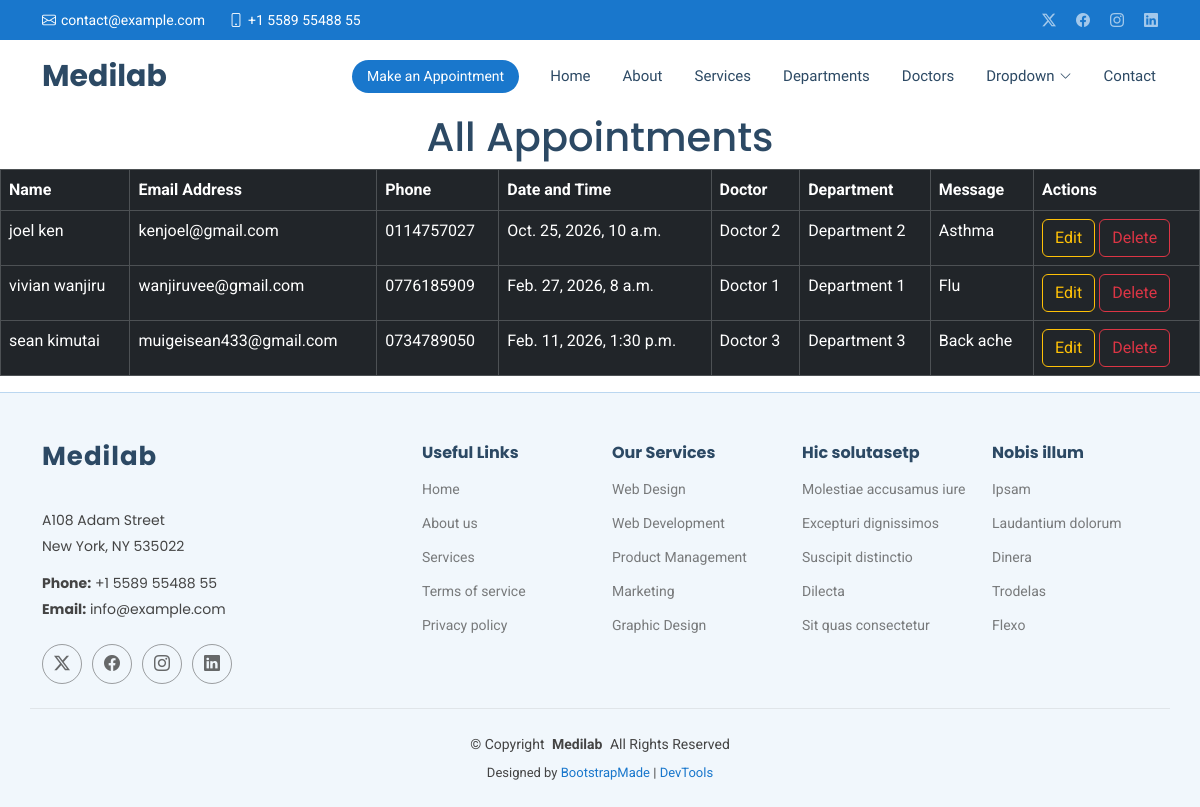
/show/, run on an earlier commit of the app's database.
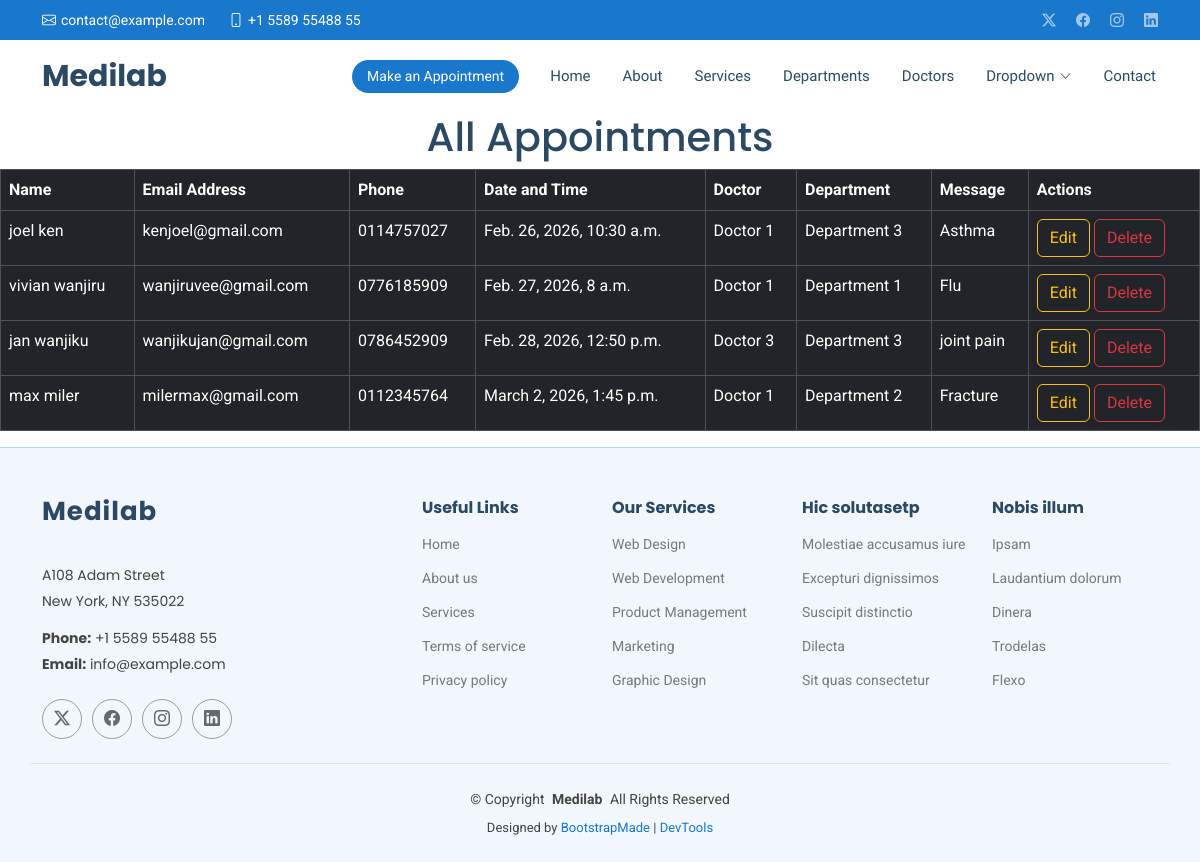
And on a later commit of the database.
### healthapp/models.py (models this page shows, shortened)
class Myappointment(models.Model):
    name = models.CharField(max_length=100)
    email = models.EmailField()
    phone = models.CharField(max_length=20)
    datetime = models.DateTimeField()
    department = models.CharField(max_length=100)
    doctor = models.CharField(max_length=100)
    message = models.TextField()

### healthapp/views.py (the view)
# urls.py: path('show/', views.show, name='show'),
def show(request):
    allappointment = Myappointment.objects.all()
    return render(request, 'show.html', {'allappointment': allappointment})

### templates/show.html
{% extends 'starter-page.html' %}
{% load static %}
{% block content %}
    <h1 class="text-center">All Appointments</h1>
    <table class="table  table-bordered table-dark" >
    <tr>
        <th>Name</th>
        <th>Email Address</th>
        <th>Phone</th>
        <th>Date and Time</th>
        <th>Doctor</th>
        <th>Department</th>
        <th>Message</th>
        <th>Actions</th>
    </tr>
    {% for appointment in allappointment %}
        <tr>
            <td>{{ appointment.name }}</td>
            <td>{{ appointment.email }}</td>
            <td>{{ appointment.phone }}</td>
            <td>{{ appointment.datetime }}</td>
            <td>{{ appointment.doctor }}</td>
            <td>{{ appointment.department }}</td>
            <td>{{ appointment.message }}</td>
            <td>
                <a href="/edit/{{ appointment.id }}" class="btn btn-outline-warning">Edit</a>
                <a href="/delete/{{ appointment.id }}" class="btn btn-outline-danger">Delete</a>
            </td>
        </tr>
    {% endfor %}
    </table>
{% endblock %}

### templates/starter-page.html (shortened to what this page needs)
<!DOCTYPE html>
<html lang="en">
<head>
   {% load static %}
 <link href="{% static 'assets/vendor/bootstrap/css/bootstrap.min.css'%}" rel="stylesheet">
  <link href="{% static 'assets/vendor/bootstrap-icons/bootstrap-icons.css'%}" rel="stylesheet">
  <link href="{% static 'assets/vendor/aos/aos.css'%}" rel="stylesheet">
  <link href="{% static 'assets/vendor/fontawesome-free/css/all.min.css'%}" rel="stylesheet">
  <link href="{% static 'assets/vendor/glightbox/css/glightbox.min.css'%}" rel="stylesheet">
  <link href="{% static 'assets/vendor/swiper/swiper-bundle.min.css'%}" rel="stylesheet">
  <link href="{% static 'assets/css/main.css'%}" rel="stylesheet">
</head>
<body class="starter-page-page">
  <header id="header" class="header sticky-top">
    <div class="topbar d-flex align-items-center">
      <div class="container d-flex justify-content-center justify-content-md-between">
        <div class="contact-info d-flex align-items-center">
          <i class="bi bi-envelope d-flex align-items-center"><a href="mailto:contact@example.com">contact@example.com</a></i>
          <i class="bi bi-phone d-flex align-items-center ms-4"><span>+1 5589 55488 55</span></i>
        </div>
        <div class="social-links d-none d-md-flex align-items-center">
          <a href="#" class="twitter"><i class="bi bi-twitter-x"></i></a>
          <a href="#" class="facebook"><i class="bi bi-facebook"></i></a>
          <a href="#" class="instagram"><i class="bi bi-instagram"></i></a>
          <a href="#" class="linkedin"><i class="bi bi-linkedin"></i></a>
        </div>
      </div>
    </div>
    <div class="branding d-flex align-items-center">
      <div class="container position-relative d-flex align-items-center justify-content-between">
        <a href="index.html" class="logo d-flex align-items-center me-auto">
          <h1 class="sitename">Medilab</h1>
        </a>
        <nav id="navmenu" class="navmenu">
          <ul>
            <li><a href="#hero">Home<br></a></li>
            <li><a href="#about">About</a></li>
            <li><a href="#services">Services</a></li>
            <li><a href="#departments">Departments</a></li>
            <li><a href="#doctors">Doctors</a></li>
            <li class="dropdown"><a href="#"><span>Dropdown</span> <i class="bi bi-chevron-down toggle-dropdown"></i></a>
            </li>
            <li><a href="#contact">Contact</a></li>
          </ul>
        </nav>
        <a class="cta-btn d-none d-sm-block" href="#appointment">Make an Appointment</a>
      </div>
    </div>
  </header>
  <main class="main">
   {% block content %}
   {% endblock %}
  </main>
  <footer id="footer" class="footer light-background">
    <div class="container footer-top">
      <div class="row gy-4">
        <div class="col-lg-4 col-md-6 footer-about">
          <a href="index.html" class="logo d-flex align-items-center">
            <span class="sitename">Medilab</span>
          </a>
          <div class="footer-contact pt-3">
            <p>A108 Adam Street</p>
            <p>New York, NY 535022</p>
            <p class="mt-3"><strong>Phone:</strong> <span>+1 5589 55488 55</span></p>
            <p><strong>Email:</strong> <span>info@example.com</span></p>
          </div>
          <div class="social-links d-flex mt-4">
            <a href=""><i class="bi bi-twitter-x"></i></a>
            <a href=""><i class="bi bi-facebook"></i></a>
            <a href=""><i class="bi bi-instagram"></i></a>
            <a href=""><i class="bi bi-linkedin"></i></a>
          </div>
        </div>
        <div class="col-lg-2 col-md-3 footer-links">
          <h4>Useful Links</h4>
          <ul>
            <li><a href="#">Home</a></li>
            <li><a href="#">About us</a></li>
            <li><a href="#">Services</a></li>
            <li><a href="#">Terms of service</a></li>
            <li><a href="#">Privacy policy</a></li>
          </ul>
        </div>
        <div class="col-lg-2 col-md-3 footer-links">
          <h4>Our Services</h4>
          <ul>
            <li><a href="#">Web Design</a></li>
            <li><a href="#">Web Development</a></li>
            <li><a href="#">Product Management</a></li>
            <li><a href="#">Marketing</a></li>
            <li><a href="#">Graphic Design</a></li>
          </ul>
        </div>
        <div class="col-lg-2 col-md-3 footer-links">
          <h4>Hic solutasetp</h4>
          <ul>
            <li><a href="#">Molestiae accusamus iure</a></li>
            <li><a href="#">Excepturi dignissimos</a></li>
            <li><a href="#">Suscipit distinctio</a></li>
            <li><a href="#">Dilecta</a></li>
            <li><a href="#">Sit quas consectetur</a></li>
          </ul>
        </div>
        <div class="col-lg-2 col-md-3 footer-links">
          <h4>Nobis illum</h4>
          <ul>
            <li><a href="#">Ipsam</a></li>
            <li><a href="#">Laudantium dolorum</a></li>
            <li><a href="#">Dinera</a></li>
            <li><a href="#">Trodelas</a></li>
            <li><a href="#">Flexo</a></li>
          </ul>
        </div>
      </div>
    </div>
    <div class="container copyright text-center mt-4">
      <p>© <span>Copyright</span> <strong class="px-1 sitename">Medilab</strong> <span>All Rights Reserved</span></p>
      <div class="credits">
        Designed by <a href="https://bootstrapmade.com/">BootstrapMade</a> | <a href="https://bootstrapmade.com/tools/">DevTools</a>
      </div>
    </div>
  </footer>
</body>
</html>

What changed in the data, as far as the page shows it:
removed Myappointment: name "sean kimutai", email "muigeisean433@gmail.com", phone "0734789050", datetime "Feb. 11, 2026, 1:30 p.m.", doctor "Doctor 3", department "Department 3", message "Back ache"
changed Myappointment "joel ken": datetime "Oct. 25, 2026, 10 a.m." → "Feb. 26, 2026, 10:30 a.m."; doctor "Doctor 2" → "Doctor 1"; department "Department 2" → "Department 3"
added Myappointment: name "jan wanjiku", email "wanjikujan@gmail.com", phone "0786452909", datetime "Feb. 28, 2026, 12:50 p.m.", doctor "Doctor 3", department "Department 3", message "joint pain"
added Myappointment: name "max miler", email "milermax@gmail.com", phone "0112345764", datetime "March 2, 2026, 1:45 p.m.", doctor "Doctor 1", department "Department 2", message "Fracture"
